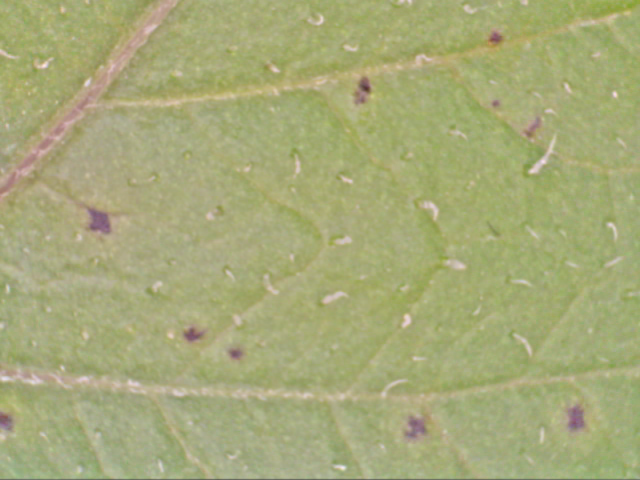
//> input picture example_leaves/Rywal 7-18 dpi each 6 hours (point zero 2017_09_01 at 07.00.00)/A001 - 20170908_190329.tif, 1280 x 960 px (shown at 1/2 size)
$ ./Rywal7-18 'Rywal 7-18 dpi each 6 hours (point zero 2017_09_01 at 07.00.00)/'   (built with g++ and OpenCV 4)
//> lines starting //> are read from the running program, lines starting //| are printed output that depends on the picture; after the words box and inside, x2 and y2 are one past the last pixel; in counts of white or black regions, pixels touching at a corner belong together
#include "opencv2/imgcodecs.hpp"
#include "opencv2/highgui.hpp"
#include "opencv2/imgproc.hpp"
#include "opencv2/opencv.hpp"

#include <iostream>
#include <string.h>
#include <time.h>
#include <ctime>
#include <vector>
#include <algorithm> // std::min_element
#include <iterator>

#include <math.h>       /* acos */
#define PI 3.14159265

using namespace cv;
using namespace std;

Mat normalization(Mat adjusted_brightness)
{
	/*
	 * Hengen, Heiko, Susanne L. Spoor, and Madhukar C. Pandit.
	 * "Analysis of blood and bone marrow smears using digital image processing techniques."
	 * Proc. SPIE. Vol. 4684. 2002.
	 */

	Mat hsv;
	cvtColor(adjusted_brightness,hsv,COLOR_BGR2HSV);

	vector<cv::Mat> channel;
	split(hsv,channel);

	int histSize = 255;

	float range[] = { 0, 255 } ; //the upper boundary is exclusive
	const float* histRange = { range };

	bool uniform = true;
	bool accumulate = false;

	Mat i_hist;

	calcHist( &channel[2], 1, 0, Mat(), i_hist, 1, &histSize, &histRange, uniform, accumulate );

	Point max, min;
	minMaxLoc(i_hist, 0, 0, &min, &max);

	int minimum=1000; int min_index=0;

	for( int i = 1; i < histSize; i++ )
	{
		if(i_hist.at<float>(i)<minimum && i_hist.at<float>(i)!=0 && i<max.y){minimum=i_hist.at<float>(i); min_index=i;};
	}

	for( int i = 0; i < hsv.rows; i++ )
	{
		for( int j = 0; j < hsv.cols; j++ )
		{
			//cout<<"alt:"<<(int)hsv.at<Vec3b>(i, j)[2]<<endl;
			int value=(((double)hsv.at<Vec3b>(i, j)[2]-min_index)/(max.y-min_index))*(255-min_index)+min_index;
			if(value>255){value=255;}
			hsv.at<Vec3b>(i, j)[2]=value;
			//cout<<"neu:"<<int(hsv.at<Vec3b>(i, j)[2])<<endl;
		}
	}

	Mat normalized_input;
	cvtColor(hsv,normalized_input,COLOR_HSV2BGR);

	//imwrite("contrast.jpg", normalized_input);

	return normalized_input;
}
Mat findLesions1(Mat contrast, Mat input) //night images
{
	Mat hsv;
	cvtColor(contrast,hsv,COLOR_BGR2HSV);

	cv::Mat hue_range; //HSV color picker: http://pinetools.com/image-color-picker
	cv::inRange(hsv, cv::Scalar(0, 0, 0), cv::Scalar(80, 255, 190), hue_range);

	copyMakeBorder(hue_range,hue_range,1,1,1,1,BORDER_CONSTANT,Scalar(0));

	Mat dil;
	dilate(hue_range, dil, Mat(), cv::Point(-1,-1), 7);
	erode(dil, dil, Mat(), cv::Point(-1,-1), 1);

	return dil;
}
Mat findLesions2(Mat contrast, Mat input) //day images
{
	Mat hsv;
	cvtColor(contrast,hsv,COLOR_BGR2HSV);

	cv::Mat hue_range, hue_range1, hue_range2; //HSV color picker: http://pinetools.com/image-color-picker
	cv::inRange(hsv, cv::Scalar(0, 20, 40), cv::Scalar(25, 255, 200), hue_range1);
	cv::inRange(hsv, cv::Scalar(170, 20, 40), cv::Scalar(180, 255, 225), hue_range2);

	cv::addWeighted(hue_range1, 1.0, hue_range2, 1.0, 0.0, hue_range);

	copyMakeBorder(hue_range,hue_range,1,1,1,1,BORDER_CONSTANT,Scalar(0));

	Mat dil;
	dilate(hue_range, dil, Mat(), cv::Point(-1,-1), 7);
	erode(dil, dil, Mat(), cv::Point(-1,-1), 3);

	return dil;
}

vector<int> measure_brightness(Mat input)
{
	int brightness=0;

	int blue=0;
	int red=0;
	int green=0;

	vector<int> intensity;

	for( int i = 0; i < input.rows; i++ )
	{
		for( int j = 0; j < input.cols; j++ )
		{
			brightness+=(int)input.at<Vec3b>(i, j)[0]+(int)input.at<Vec3b>(i, j)[1]+(int)input.at<Vec3b>(i, j)[2];
			blue+=(int)input.at<Vec3b>(i, j)[0];
			green+=(int)input.at<Vec3b>(i, j)[1];
			red+=(int)input.at<Vec3b>(i, j)[2];
		}
	}

	brightness=brightness/(3*input.rows*input.cols);
	blue=blue/(input.rows*input.cols);
	green=green/(input.rows*input.cols);
	red=red/(input.rows*input.cols);

	intensity.push_back(brightness);
	intensity.push_back(blue);
	intensity.push_back(green);
	intensity.push_back(red);

	return intensity;
}

// [18 lines left out: function adjust_brightness, not called in this run]

double area_intersecting_circles(Point2f m1, Point2f m2, float r1, float r2)
{
	int d=norm(m1-m2);
	double area;

	if(d<(r1+r2))
	{
		if(d<=abs(r1-r2))
		{
			if(r1<r2){area=PI*pow(r1,2);}
			else{area=PI*pow(r2,2);}
		}

		else
		{
			double alpha=acos((pow(r2,2)+pow(d,2)-pow(r1,2))/(2*r2*d));
			double beta=acos((pow(r1,2)+pow(d,2)-pow(r2,2))/(2*r1*d));

			area=beta*pow(r1,2)+alpha*pow(r2,2)-0.5*pow(r2,2)*sin(2*alpha)-0.5*pow(r1,2)*sin(2*beta);
		}

	}
	else{area=0;}

	return area;
}

int main( int argc, char** argv )
{
	String folder = argv[1];
	vector<String> filenames;

	size_t last = folder.find_last_of('R');
	string experiment = folder.substr(last, string::npos); //Rywal bsp (point zero 2017_04_14 at 08.00.00)

	glob(folder, filenames);

	last=experiment.find_last_of('(');
	string start_time = experiment.substr(last+12, 22); //2017_04_14 at 08.00.00

	const char *c = start_time.c_str();
	struct tm tm;
	strptime(c, "%Y_%m_%d%nat%n%H.%M.%S", &tm);
	time_t timestamp = mktime(&tm);

    	vector<int> timestamps, taf;
	vector<string> timepoints;
	timestamps.push_back(timestamp+3600);
	//taf.push_back(0);

	Mat adjusted_brightness;
	vector<vector<int>> total_brightness;
	int last_bright_image=0;

	vector<int>  lesionAreas;
	vector<vector<int> > lesion;

	vector<Point>  mcs;
	vector<vector<Point>>  mp;

	vector<Rect> boundRects;
	vector<vector<Rect>> allboundRects;

	vector<float> radii;
	vector<vector<float>> allRadii;

	vector<Point2f> centers;
	vector<vector<Point2f>> allCenters;

	vector<int> numbers;
	vector<vector<int>> count;

    	for(size_t i = 0; i<filenames.size(); ++i) //filenames.size()
    	{
		cout<<i<<" ";
        	Mat input = imread(filenames[i]);
//> input is the input picture: 960 rows x 1280 cols, CV_8UC3; mean B, G, R 120.1, 169.8, 166.4

        	if(!input.data)
            	cerr << "Problem loading image!!!" << endl;

		last = filenames[i].find_last_of('-');
	  	string timepoint = filenames[i].substr(last+2, 15); //20170416_084124
		timepoints.push_back(timepoint);

		const char *c = timepoint.c_str();
		struct tm tm;
		strptime(c, "%Y%m%d_%H%M%S", &tm);
		time_t timestamp = mktime(&tm);

		timestamps.push_back(timestamp+3600); //1492328484

		if(i==0){taf.push_back((timestamps[i+1]-timestamps[i])/60);}
		else{taf.push_back((timestamps[i+1]-timestamps[i])/60+taf[i-1]);}

		last = filenames[i].find_last_of('/');
	  	string filename = filenames[i].substr(last+1, string::npos);

		total_brightness.push_back(measure_brightness(input));
//> the loop in measure_brightness, `for( int i = 0; i < input.rows; i++ )` made 960 passes
//> (brightness, blue, green, red) on passes 1 to 3: (579258, 148505, 218395, 212358), (1157483, 296294, 436679, 424510), (1734017, 442964, 654737, 636316)
//> after the loop in measure_brightness, `for( int i = 0; i < input.rows; i++ )`: brightness = 560738717; blue = 147602857; green = 208666319; red = 204469541
//> in measure_brightness, `brightness=brightness/(3*input.rows*input.cols);`: brightness = 152
//> in measure_brightness, `blue=blue/(input.rows*input.cols);`: blue = 120
//> in measure_brightness, `green=green/(input.rows*input.cols);`: green = 169
//> in measure_brightness, `red=red/(input.rows*input.cols);`: red = 166
//> in measure_brightness, `intensity.push_back(brightness);`: intensity = [152]
//> in measure_brightness, `intensity.push_back(blue);`: intensity = [152, 120]
//> in measure_brightness, `intensity.push_back(green);`: intensity = [152, 120, 169]
//> in measure_brightness, `intensity.push_back(red);`: intensity = [152, 120, 169, 166]
//> total_brightness = 1 item
		//cout<<total_brightness[i][0]<<endl;

		if(total_brightness[i][0]<=75)
		{
			Mat contrast=normalization(input);
			Mat dil=findLesions1(contrast, input);

			//find contours of interest
			vector<vector<Point> > contours1;
			findContours(dil, contours1, CV_RETR_EXTERNAL, CV_CHAIN_APPROX_NONE);

			vector<Moments> mu(contours1.size() );
			Point mc;

			Rect boundRect;
			float radius;
			Point2f center;

			//for each contour
			for ( size_t j = 0; j < contours1.size(); j++)
			{
				mu[j] = moments( contours1[j], false );
				mc = Point( mu[j].m10/mu[j].m00 , mu[j].m01/mu[j].m00 );

				//for contours with too small area
				if( contourArea(contours1[j]) < 50|| (mc.x-15)<0 || (mc.y-15)<0 || (mc.x+15)>input.cols || (mc.y+15)>input.rows)
				{
					//contours1.erase(contours1.begin() +j);
					//mc.erase(mc.begin() +j);
					//j=j-1;
				}
				else
				{
					drawContours(input, contours1, j, cv::Scalar(0, 0, 505),1, 8);
					boundRect = boundingRect( Mat(contours1[j]) );
					//rectangle(input, boundRect.tl(), boundRect.br(), Scalar(0, 0, 505),2,8,0);

					minEnclosingCircle( contours1[j], center, radius );
					circle( input, center, radius, Scalar(0, 0, 505),2, 8, 0 );

					stringstream ss;
					ss << j<<":"<< contourArea(contours1[j]);
					putText(input, ss.str(), mc, 1, 1, Scalar(255,255,255), 2);
					lesionAreas.push_back(contourArea(contours1[j]));
					mcs.push_back(mc);
					boundRects.push_back(boundRect);
					radii.push_back(radius);
					centers.push_back(center);
					numbers.push_back(j);

					//circle(input, mc[i], 5, cv::Scalar(0,0,0), -1, 4, 0 );

				}
			}
			lesion.push_back(lesionAreas);
			lesionAreas.clear();

			mp.push_back(mcs);
			mu.clear();
			mcs.clear();

			allboundRects.push_back(boundRects);
			boundRects.clear();

			allRadii.push_back(radii);
			radii.clear();

			allCenters.push_back(centers);
			centers.clear();

			count.push_back(numbers);
			numbers.clear();
		}

		else
		{
			Mat contrast=normalization(input);
//> in normalization, `split(hsv,channel);`:
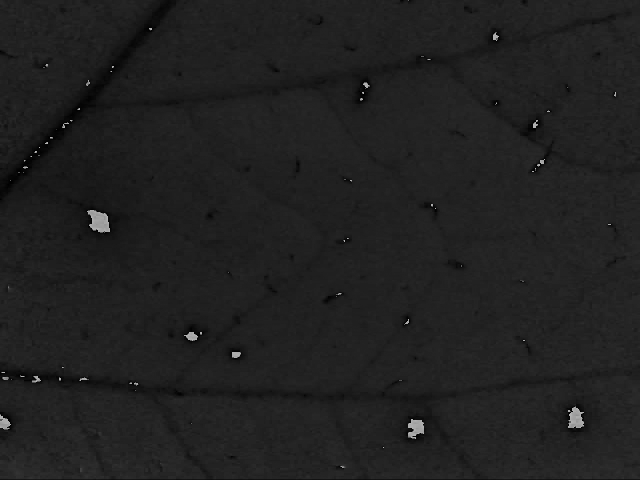
//> channel[0]: 960 rows x 1280 cols, CV_8UC1 (shown at 1/2 size); min 0, max 179, mean 32.4
//> in normalization, `split(hsv,channel);`:
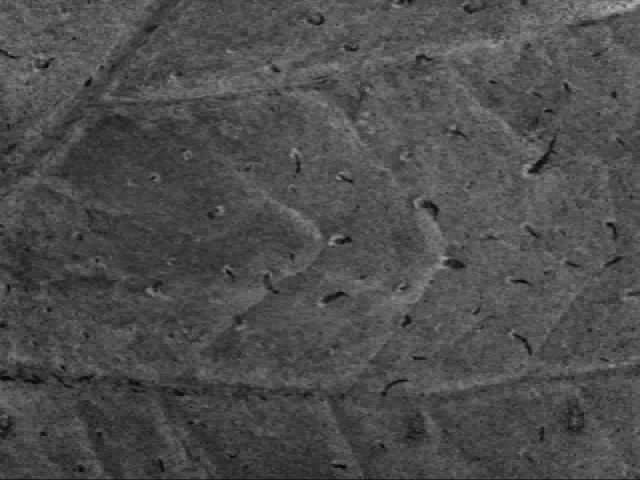
//> channel[1]: 960 rows x 1280 cols, CV_8UC1 (shown at 1/2 size); min 0, max 191, mean 76.9
//> in normalization, `split(hsv,channel);`:
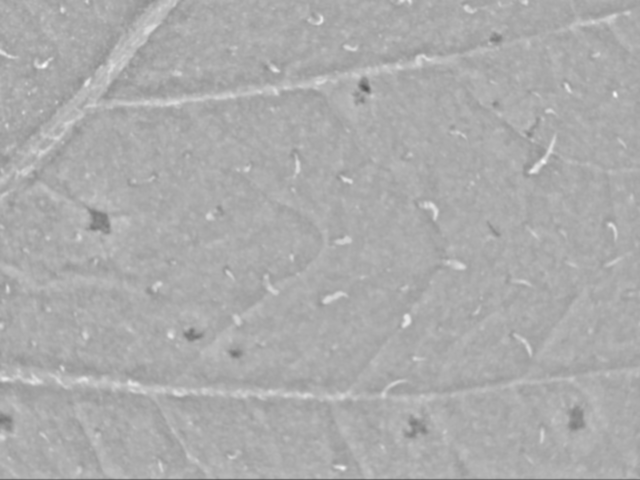
//> channel[2]: 960 rows x 1280 cols, CV_8UC1 (shown at 1/2 size); min 83, max 255, mean 171.6
//> in normalization, `calcHist( &channel[2], 1, 0, Mat(), i_hist, 1, &histSize, &histRange, ..`: i_hist = 255 values, max 90400 at index 171, min 0 at index 0, mean 4818.8
//> in normalization, `minMaxLoc(i_hist, 0, 0, &min, &max);`: min = Point(0, 0); max = Point(0, 171)
//> the loop in normalization, `for( int i = 1; i < histSize; i++ )` made 254 passes
//> minimum on pass 83: 2
//> after the loop in normalization, `for( int i = 1; i < histSize; i++ )`: minimum = 2; min_index = 83
//> in normalization, `cvtColor(hsv,normalized_input,COLOR_HSV2BGR);`:
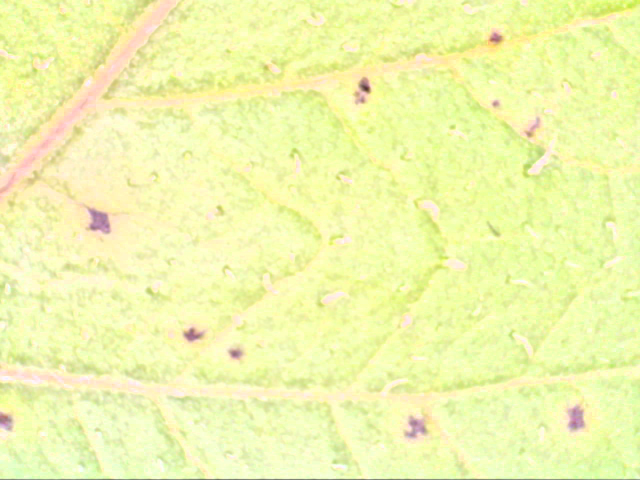
//> normalized_input: 960 rows x 1280 cols, CV_8UC3 (shown at 1/2 size); mean B, G, R 174.4, 247.6, 242.1
			Mat dil=findLesions2(contrast, input);
//> in findLesions2, `cv::inRange(hsv, cv::Scalar(0, 20, 40), cv::Scalar(25, 255, 200), hue_..`:
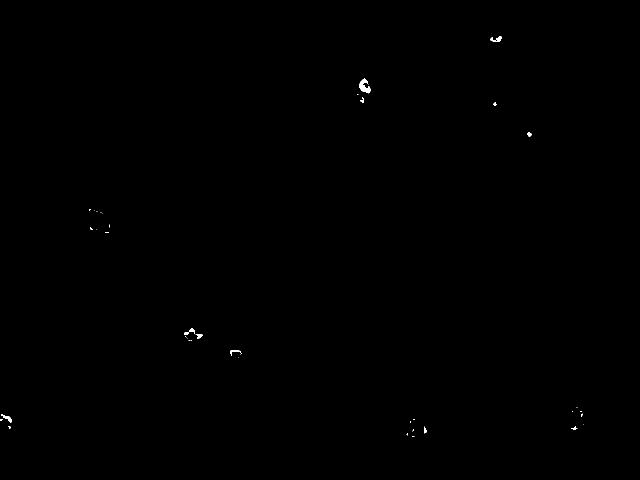
//> hue_range1: 960 rows x 1280 cols, CV_8UC1 (shown at 1/2 size); 0.1% white; 45 white regions (34 under 20 px), largest, box (x1, y1, x2, y2) and area: (718, 157, 741, 187) 355, (981, 72, 1003, 84) 137, (2, 828, 23, 846) 131
//> in findLesions2, `copyMakeBorder(hue_range,hue_range,1,1,1,1,BORDER_CONSTANT,Scalar(0));`:
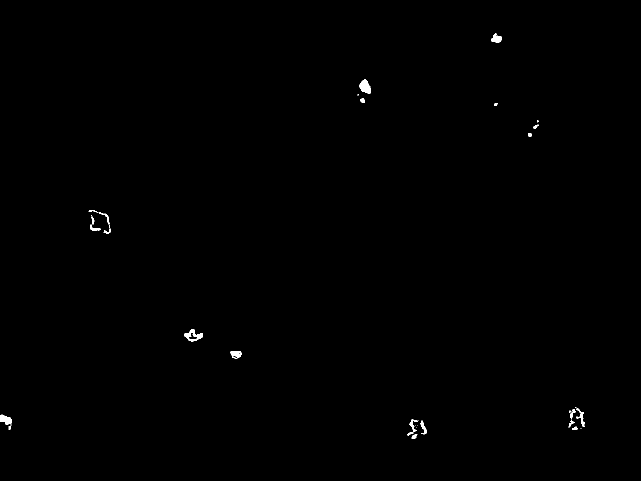
//> hue_range: 962 rows x 1282 cols, CV_8UC1 (shown at 1/2 size); 0.23% white; 36 white regions (14 under 20 px), largest, box (x1, y1, x2, y2) and area: (719, 158, 742, 188) 443, (369, 658, 406, 683) 375, (1, 829, 24, 849) 303
//> in findLesions2, `erode(dil, dil, Mat(), cv::Point(-1,-1), 3);`:
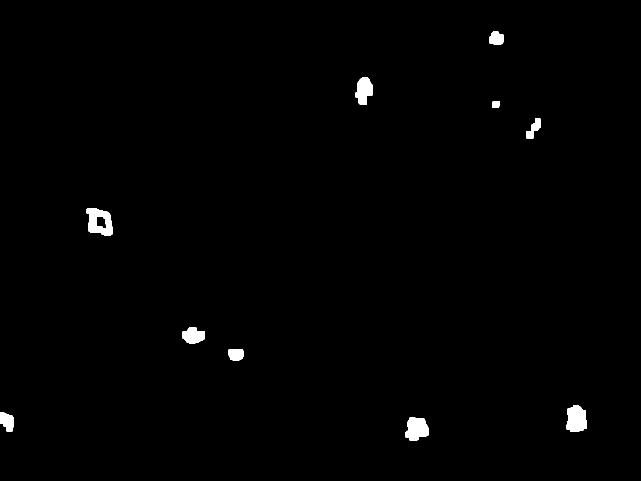
//> dil: 962 rows x 1282 cols, CV_8UC1 (shown at 1/2 size); 0.86% white; 10 white regions

			//find contours of interest
			vector<vector<Point> > contours;
			findContours(dil, contours, CV_RETR_EXTERNAL, CV_CHAIN_APPROX_NONE);
//> contours = 10 contours; largest, box (x1, y1, x2, y2) and area: (173, 416, 225, 471) 2122, (1133, 810, 1173, 864) 1682, (810, 835, 858, 882) 1578, (711, 154, 746, 210) 1273, (365, 654, 410, 687) 1048

			Rect boundRect;
			float radius;
			Point2f center;

			vector<Moments> mu(contours.size() );
//> mu = 10 items
//> (the rest of the program and of its run is left out)
